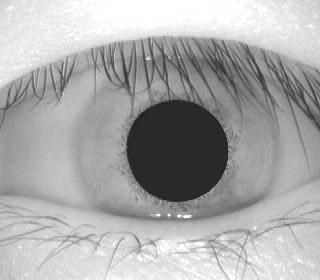
#> input picture Eyes/10/010_1_1.jpg, 320 x 280 px; its folder holds only this picture in this run
$ python IrisRecognition.py
#> lines starting #> are read from the running program, lines starting #| are printed output that depends on the picture; after the words box and inside, x2 and y2 are one past the last pixel; in counts of white or black regions, pixels touching at a corner belong together
### IrisLocalization.py

# coding: utf-8

import cv2
import numpy as np
import glob
import math
from scipy.spatial import distance
from sklearn.discriminant_analysis import LinearDiscriminantAnalysis as LDA
import matplotlib.pyplot as plt
import pandas as pd
from sklearn import metrics

def IrisLocalization(images):
    #convert image to a color image
    target = [cv2.cvtColor(img, cv2.COLOR_BGR2GRAY) for img in images]
    boundary=[] #initialize empty list that will eventually contain all the images with boundaries
    centers=[] #initialize empty list that will contain the centers of the boundary circles

    for img in target:
        draw_img=img

        # remove noise by blurring the image
        blur = cv2.bilateralFilter(img, 9,75,75)
        img=blur

        #estimate the center of pupil
        horizontalProjection = np.mean(img,0);
        verticalProjection = np.mean(img,1);
        center_x=horizontalProjection.argmin()
        center_y=verticalProjection.argmin()

        #recalculate of pupil by concentrating on a 120X120 area
        centrecrop_x = img[center_x-60:center_x+60]
        centrecrop_y = img[center_y-60:center_y+60]
        horizontalProjection = np.mean(centrecrop_y,0);
        verticalProjection = np.mean(centrecrop_x,0);
        crop_center_x=horizontalProjection.argmin()
        crop_center_y=verticalProjection.argmin()

        cimg=img.copy()
        cv2.circle(cimg,(crop_center_x,crop_center_y),1,(255,0,0),2)

        #apply Canny edge detector on the masked image
        maskimage = cv2.inRange(img, 0, 70)
        output = cv2.bitwise_and(img, maskimage)
        edged = cv2.Canny(output, 100, 220)

        # Apply Hough transform to find potential boundaries of pupil
        circles = cv2.HoughCircles(edged, cv2.HOUGH_GRADIENT, 10, 100)

        #define the center of the pupil
        a = (crop_center_x,crop_center_y)

        out = img.copy()
        min_dst=math.inf

        for i in circles[0]:
            #find the circle whose center is closest to the approx center found above
            b=(i[0],i[1])
            dst = distance.euclidean(a, b)
            if dst<min_dst:
                min_dst=dst
                k=i

        #draw the inner boundary
        cv2.circle(draw_img, (k[0], k[1]), k[2], (255, 0, 0), 3)

        pupil=circles[0][0]
        radius_pupil = int(k[2])

        #draw the outer boundary, which is approximately found to be at a distance 53 from the inner boundary
        cv2.circle(draw_img, (k[0], k[1]), radius_pupil+53, (255, 0, 0), 3)
        boundary.append(draw_img)
        centers.append([k[0],k[1],k[2]])

    return boundary,centers

### IrisNormalization.py

# coding: utf-8
import cv2
import numpy as np
import glob
import math
from scipy.spatial import distance
from sklearn.discriminant_analysis import LinearDiscriminantAnalysis as LDA
import matplotlib.pyplot as plt
import pandas as pd
from sklearn import metrics

def IrisNormalization(boundary,centers):
    target = [img for img in boundary]
    normalized=[]
    cent=0
    for img in target:
        #load pupil centers and radius of inner circles
        center_x = centers[cent][0]
        center_y = centers[cent][1]
        radius_pupil=int(centers[cent][2])

        iris_radius = 53 # width of space between inner and outer boundary

        #define equally spaced interval to iterate over
        nsamples = 360
        samples = np.linspace(0,2*np.pi, nsamples)[:-1]
        polar = np.zeros((iris_radius, nsamples))
        for r in range(iris_radius):
            for theta in samples:
                #get x and y for values on inner boundary
                x = (r+radius_pupil)*np.cos(theta)+center_x
                y = (r+radius_pupil)*np.sin(theta)+center_y
                x=int(x)
                y=int(y)
                try:
                #convert coordinates
                    polar[r][int((theta*nsamples)/(2*np.pi))] = img[y][x]
                except IndexError: #ignores values which lie out of bounds
                    pass
                continue
        res = cv2.resize(polar,(512,64))
        normalized.append(res)
        cent+=1
    return normalized #returns a list of 64x512 normalized images

### ImageEnhancement.py

# coding: utf-8

import cv2
import numpy as np
import glob
import math
from scipy.spatial import distance
from sklearn.discriminant_analysis import LinearDiscriminantAnalysis as LDA
import matplotlib.pyplot as plt
import pandas as pd
from sklearn import metrics

#Equalizes the histogram of the image
def ImageEnhancement(normalized):
    enhanced=[]
    for res in normalized:
        res = res.astype(np.uint8)
        im=cv2.equalizeHist(res)
        enhanced.append(im)
    return enhanced

### FeatureExtraction.py
import cv2
import numpy as np
import glob
import math
import scipy
from scipy.spatial import distance
from scipy import signal
from sklearn.discriminant_analysis import LinearDiscriminantAnalysis as LDA
import matplotlib.pyplot as plt
import pandas as pd
from sklearn import metrics


#modulating function as defined in paper
def m(x ,y, f):
    val = np.cos(2*np.pi*f*math.sqrt(x **2 + y**2))
    return val
#spatial filter as defined in paper
def gabor(x, y, dx, dy, f):
    gb = (1/(2*math.pi*dx*dy))*np.exp(-0.5*(x**2 / dx**2 + y**2 / dy**2)) * m(x, y, f)
    return gb

#function to calculate spatial filter over 8x8 blocks
def spatial(f,dx,dy):
    sfilter=np.zeros((8,8))
    for i in range(8):
        for j in range(8):
            sfilter[i,j]=gabor((-4+j),(-4+i),dx,dy,f)
    return sfilter

def get_vec(convolvedtrain1,convolvedtrain2):
    feature_vec=[]
    for i in range(6):
            for j in range(64):
                #Run 8 by 8 filtered block iteratively over the entire image
                start_height = i*8
                end_height = start_height+8
                start_wid = j*8
                end_wid = start_wid+8
                grid1 = convolvedtrain1[start_height:end_height, start_wid:end_wid]
                grid2 = convolvedtrain2[start_height:end_height, start_wid:end_wid]

                # Channel 1
                absolute = np.absolute(grid1)
                # mean
                mean = np.mean(absolute)
                feature_vec.append(mean)
                #deviation
                std = np.mean(np.absolute(absolute-mean))
                feature_vec.append(std)

                # Channel 2
                absolute = np.absolute(grid2)
                # mean
                mean = np.mean(absolute)
                feature_vec.append(mean)
                #deviation
                std = np.mean(np.absolute(absolute-mean))
                feature_vec.append(std)

    return feature_vec

def FeatureExtraction(enhanced):
    con1=[]
    con2=[]
    #get spatial filters
    filter1=spatial(0.67,3,1.5)
    filter2=spatial(0.67,4,1.5)

    feature_vector=[]

    for i in range(len(enhanced)):
        img=enhanced[i]
        #define a 48x512 region over which the filters are applied
        img_roi=img[:48,:]

        filtered1=scipy.signal.convolve2d(img_roi,filter1,mode='same')
        filtered2=scipy.signal.convolve2d(img_roi,filter2,mode='same')

        con1.append(filtered1)
        con2.append(filtered2)
        fv=get_vec(filtered1,filtered2)
        feature_vector.append(fv)
    return feature_vector #each feature vector has a dimension of 1536

### IrisMatching.py
# coding: utf-8

import cv2
import numpy as np
import glob
import math
from scipy.spatial import distance
from sklearn.discriminant_analysis import LinearDiscriminantAnalysis as LDA
import matplotlib.pyplot as plt
import pandas as pd
from sklearn import metrics

def dim_reduction(feature_vector_train,feature_vector_test,components):
    '''TRAINING'''
    ft_train=feature_vector_train

    #get the classes of all training feature vectors
    y_train=[]
    len_ = len(glob.glob('/content/Human-Identification-by-the-Iris/Eyes/*'))
    for i in range(0, len_):
        for k in range(0,3):
            y_train.append(i + 1)
    y_train=np.array(y_train)

    #fit the LDA model on training data with n components
    sklearn_lda = LDA(n_components=components)
    sklearn_lda.fit(ft_train,y_train)

    #transform the traning data
    red_train=sklearn_lda.transform(ft_train)

    '''TESTING'''
    ft_test=feature_vector_test

    #transform the testing data
    red_test=sklearn_lda.transform(ft_test)


    #get a list of predicted values for the testing data to calculate ROC
    y_pred=sklearn_lda.predict(ft_test)

    #return transformed training and testing data, and the testing classes and predicted values for ROC
    return red_train,red_test


def IrisMatching(feature_vector_train,feature_vector_test,components,flag):

    #if flag is 1, we do not need to reduce dimesionality otherwise we call the dim_reduction function
    if flag==1:
        red_train=feature_vector_train
        red_test=feature_vector_test

    elif flag==0:
        red_train,red_test=dim_reduction(feature_vector_train,feature_vector_test,components)


    arr_f=red_test #test
    arr_fi=red_train #train

    index_L1=[]
    index_L2=[]
    index_cosine=[]
    min_cosine=[]

    #this loop iterates over each test image
    for i in range(0,len(arr_f)):
        L1=[]
        L2=[]
        Cosine=[]

        #this loop iterates over every training image - to be compared to each test image
        for j in range(0,len(arr_fi)):
            f=arr_f[i]
            fi=arr_fi[j]
            sumL1=0 #L1 distance
            sumL2=0 #L2 distance
            sumcos1=0
            sumcos2=0
            cosinedist=0 #cosine distance

            #calculate L1 and L2 using the formulas in the paper
            for l in range(0,len(f)):
                sumL1+=abs(f[l]-fi[l])
                sumL2+=math.pow((f[l]-fi[l]),2)


            #calculate sum of squares of all features for cosine distance
            for k in range(0,len(f)):
                sumcos1+=math.pow(f[k],2)
                sumcos2+=math.pow(fi[k],2)


            #calculate cosine distance using sumcos1 and sumcos2 calculated above
            cosinedist=1-((np.matmul(np.transpose(f),fi))/(math.pow(sumcos1,0.5)*math.pow(sumcos2,0.5)))

            L1.append(sumL1)
            L2.append(sumL2)
            Cosine.append(cosinedist)
        #get minimum values for L1 L2 and cosine distance for each test image and store their index
        index_L1.append(L1.index(min(L1)))
        index_L2.append(L2.index(min(L2)))
        index_cosine.append(Cosine.index(min(Cosine)))
        min_cosine.append(min(Cosine))

    match=0
    count=0

    #stores final matching - correct(1) or incorrect (0)
    match_L1=[]
    match_L2=[]
    match_cosine=[]
    match_cosine_ROC=[]

    #calculating matching of the test set according to the ROC thresholds
    thresh=[0.4,0.5,0.6]

    for x in range(0,len(thresh)):
        match_ROC=[]
        for y in range(0,len(min_cosine)):
            if min_cosine[y]<=thresh[x]:
                match_ROC.append(1)
            else:
                match_ROC.append(0)
        match_cosine_ROC.append(match_ROC)


    for k in range(0,len(index_L1)):
        '''count goes from 0 to 3 because we compare the indexes obtained for the first 4 images of the test data
        to the indexes of the first 3 images of
        the train data (for which match is incremented by 3 everytime count exceeds the value of 3)'''
        if count<4:
            count+=1
        else:
            match+=3
            count=1

        '''check if matching is done correctly (1) or not (0) for L1 L2 and cosine distance and accordingly update
        the arrays match_L1,match_L2,match_cosine'''
        if index_L1[k] in range(match,match+3):
                match_L1.append(1)
        else:
            match_L1.append(0)
        if index_L2[k] in range(match,match+3):
            match_L2.append(1)
        else:
            match_L2.append(0)
        if index_cosine[k] in range(match,match+3):
            match_cosine.append(1)
        else:
            match_cosine.append(0)
    #reuturns the matching arrays, and test calsses and predicted values to calculate ROC
    return match_L1,match_L2,match_cosine,match_cosine_ROC

### IrisRecognition.py

# coding: utf-8

import cv2
import numpy as np
import glob
import math
import scipy
from scipy.spatial import distance
from scipy import signal
from sklearn.discriminant_analysis import LinearDiscriminantAnalysis as LDA
import matplotlib.pyplot as plt
import pandas as pd
from sklearn import metrics
from IrisLocalization import IrisLocalization
from IrisNormalization import IrisNormalization
from ImageEnhancement import ImageEnhancement
from FeatureExtraction import FeatureExtraction
from IrisMatching import IrisMatching
from PerformanceEvaluation import PerformanceEvaluation
import warnings
warnings.filterwarnings("ignore")

'''TRAINING'''

#reading the training images from the CASIA dataset
images_train = [cv2.imread(file) for file in sorted(glob.glob('./Eyes/*/*_1_*.jpg'))]
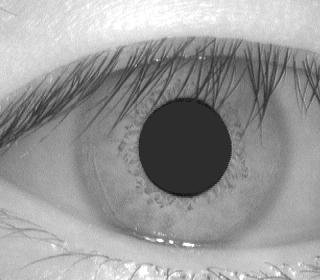
#> input picture Eyes/100/100_1_2.jpg, 320 x 280 px
#> images_train = 2 items

#running Localization, Normalization,Enhancement and Feature Extraction on all the training images
boundary_train,centers_train=IrisLocalization(images_train)
#> the loop in IrisLocalization, `for img in target:` made 2 passes
#> (center_x, center_y, crop_center_x, crop_center_y, pupil, radius_pupil) on passes 1 to 2: (191, 138, 189, 192, [175, 155, 52], 52), (210, 112, 198, 181, [185, 145, 48], 48)
#> after the loop in IrisLocalization, `for img in target:`:
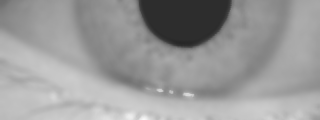
#> centrecrop_x: shape (120, 320); min 38, max 249, mean 153.5
#> after the loop in IrisLocalization, `for img in target:`:
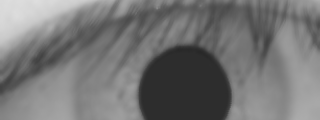
#> centrecrop_y: shape (120, 320); min 40, max 222, mean 116.3
#> after the loop in IrisLocalization, `for img in target:`:
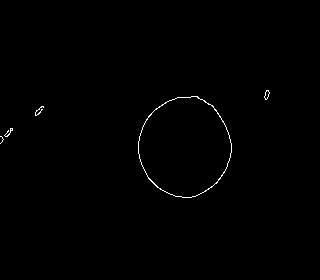
#> edged: shape (280, 320); 0.44% white in thin lines or dots, all inside (x1, y1, x2, y2) = (0, 90, 270, 198)
#> after the loop in IrisLocalization, `for img in target:`: centers = [[175, 155, 52], [185, 145, 48]]; k = [185, 145, 48]
#> boundary_train = 2 items; centers_train = [[175, 155, 52], [185, 145, 48]]
normalized_train=IrisNormalization(boundary_train,centers_train)
#> in IrisNormalization, `target = [img for img in boundary]`: target = 2 items
#> the loop in IrisNormalization, `for img in target:` made 2 passes
#> (center_x, center_y, radius_pupil, iris_radius, nsamples, cent) on passes 1 to 2: (175, 155, 52, 53, 360, 1), (185, 145, 48, 53, 360, 2)
#> pass 1, in IrisNormalization, `res = cv2.resize(polar,(512,64))`:
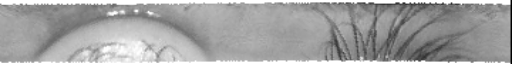
#> res: shape (64, 512) float64; min 0, max 255, mean 162.9
#> after the loop in IrisNormalization, `for img in target:`:
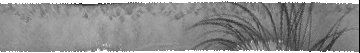
#> polar: shape (53, 360) float64; min 0, max 255, mean 141.1
#> after the loop in IrisNormalization, `for img in target:`: cent = 2; normalized = 2 items
#> normalized_train = 2 items
enhanced_train=ImageEnhancement(normalized_train)
#> the loop in ImageEnhancement, `for res in normalized:` made 2 passes
#> enhanced_train = 2 items
feature_vector_train=FeatureExtraction(enhanced_train)
#> the loop in FeatureExtraction, `for i in range(len(enhanced)):` made 2 passes
#> after the loop in FeatureExtraction, `for i in range(len(enhanced)):`:
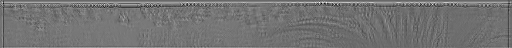
#> filtered1: shape (48, 512) float64; min -11.39, max 15.99, mean 0.998; drawn with min black and max white
#> feature_vector_train = 2 items
print("Training data processed.")


'''TESTING'''

#reading the testing images from the CASIA dataset
images_test = [cv2.imread(file) for file in sorted(glob.glob('./Eyes/*/*_2_*.jpg'))]
#> images_test = []

#running Localization, Normalization,Enhancement and Feature Extraction on all the testing images
boundary_test,centers_test=IrisLocalization(images_test)
#> boundary_test = []; centers_test = []
normalized_test=IrisNormalization(boundary_test,centers_test)
#> normalized_test = []
enhanced_test=ImageEnhancement(normalized_test)
#> enhanced_test = []
feature_vector_test=FeatureExtraction(enhanced_test)
#> feature_vector_test = []
print("Testing data processed.")


crr_L1=[]
crr_L2=[]
crr_cosine=[]
y_test=[]
y_pred=[]
match_cosine=[]
match_cosine_ROC=[]

#Performing Matching and CRR scores for 10,40,60,80,90,107 number of dimensions in the reduced feature vector
components=[10,40,60,80,90,107]

print("Begin Matching test data with the train data")
for comp in components:

    #Running matching for all the dimensions specified in "components"
    comp_match_L1,comp_match_L2,comp_match_cosine,comp_match_cosine_ROC=IrisMatching(feature_vector_train,feature_vector_test,comp,0)
#> in dim_reduction, `ft_train=feature_vector_train`: ft_train = 2 items
#> (the run stopped early here; a loop or call above may not have finished)
